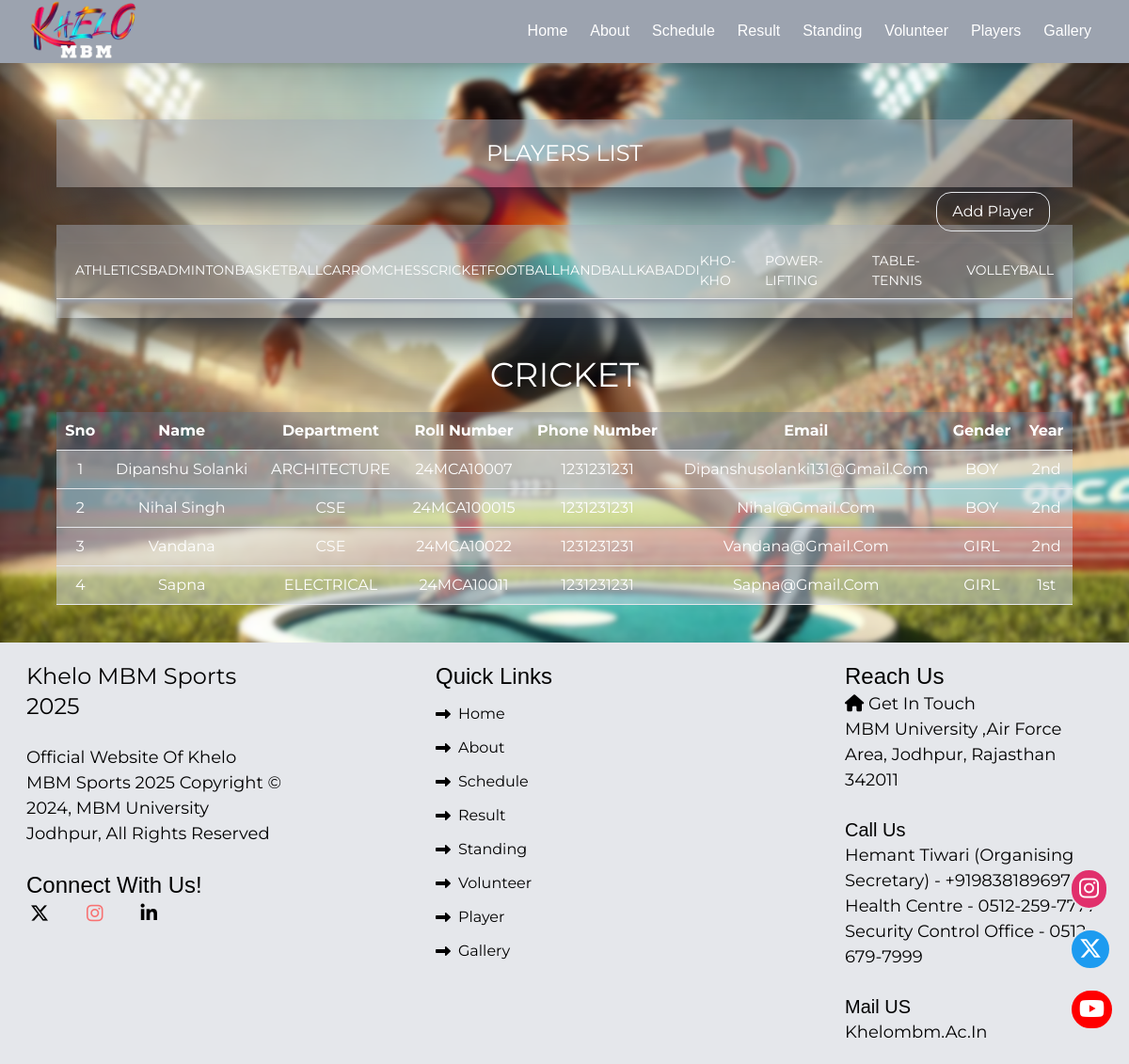
Screenshot of /Player_list.php?sport=CRICKET with the database file from the repository.
### tables this page shows
CREATE TABLE `player` (
  `id` int(11) NOT NULL,
  `name` varchar(50) NOT NULL,
  `dept` varchar(50) NOT NULL,
  `rollno` varchar(50) NOT NULL,
  `phone` int(14) NOT NULL,
  `email` varchar(50) NOT NULL,
  `year` varchar(20) NOT NULL,
  `gender` varchar(20) NOT NULL,
  `sport` varchar(200) NOT NULL
);

### Player_list.php (the view, shortened to what this page needs)
<?php
include('./database.php');
        ?>
<!DOCTYPE html>
<html lang="en">
<head>
</head>
<body>
    <section
        class=" w-[100vw] flex flex-col items-center text-white  py-10 bg-[url('./images/disc.png')] bg-center bg-cover">
        <div class="bg-gray-400/50 w-[90%] p-5 mx-auto shadow-2xl shadow-gray-800 my-5">
            <h2 class="text-center text-2xl">PLAYERS LIST</h2>
            <button class="absolute right-[7%] top-[18%] rounded-2xl hover:text-blue-400 hover:scale-[1.2] duration-300 ease-in border py-2 px-4"><a href="./player.php">Add Player</a></button>
        </div>
        <div class="bg-gray-400/50 w-[90%] py-5 mx-auto shadow-2xl shadow-gray-800 my-5">
            <div class="flex border-b px-5 py-2 shadow-md shadow-gray-400 gap-5 md:gap-0 md:justify-evenly items-center overflow-scroll">
                <div class=" text-[14px] hover:scale-[1.2]  hover:text-blue-400/80 hover:cursor-pointer"><a class=""
                        href="./Player_list.php?sport=ATHLETICS">ATHLETICS</a></div>
                <div class=" text-[14px] hover:scale-[1.2]  hover:text-blue-400/80 hover:cursor-pointer"><a class=""
                        href="./Player_list.php?sport=BADMINTON">BADMINTON</a></div>
                <div class=" text-[14px] hover:scale-[1.2]  hover:text-blue-400/80 hover:cursor-pointer"><a class=""
                        href="./Player_list.php?sport=BASKETBALL">BASKETBALL</a></div>
                <div class=" text-[14px] hover:scale-[1.2]  hover:text-blue-400/80 hover:cursor-pointer"><a class=""
                        href="./Player_list.php?sport=CARROM">CARROM</a></div>
                <div class=" text-[14px] hover:scale-[1.2]  hover:text-blue-400/80 hover:cursor-pointer"><a class=""
                        href="./Player_list.php?sport=CHESS">CHESS</a></div>
                <div class=" text-[14px] hover:scale-[1.2]  hover:text-blue-400/80 hover:cursor-pointer"><a class=""
                        href="./Player_list.php?sport=CRICKET">CRICKET</a></div>
                <div class=" text-[14px] hover:scale-[1.2]  hover:text-blue-400/80 hover:cursor-pointer"><a class=""
                        href="./Player_list.php?sport=FOOTBALL">FOOTBALL</a></div>
                <div class=" text-[14px] hover:scale-[1.2]  hover:text-blue-400/80 hover:cursor-pointer"><a class=""
                        href="./Player_list.php?sport=HANDBALL">HANDBALL</a></div>
                <div class=" text-[14px] hover:scale-[1.2]  hover:text-blue-400/80 hover:cursor-pointer"><a class=""
                        href="./Player_list.php?sport=KABADDI">KABADDI</a></div>
                <div class=" text-[14px] hover:scale-[1.2]  hover:text-blue-400/80 hover:cursor-pointer"><a class=""
                        href="./Player_list.php?sport=KHO-KHO">KHO-KHO</a></div>
                <div class=" text-[14px] hover:scale-[1.2]  hover:text-blue-400/80 hover:cursor-pointer"><a class=""
                        href="./Player_list.php?sport=POWER-LIFTING">POWER-LIFTING</a></div>
                <div class=" text-[14px] hover:scale-[1.2]  hover:text-blue-400/80 hover:cursor-pointer"><a class=""
                        href="./Player_list.php?sport=TABLE-TENNIS">TABLE-TENNIS</a></div>
                <div class=" text-[14px] hover:scale-[1.2]  hover:text-blue-400/80 hover:cursor-pointer"><a class=""
                        href="./Player_list.php?sport=VOLLEYBALL">VOLLEYBALL</a></div>
            </div>
        </div>
        <div class="text-white text-2xl md:text-4xl uppercase text-center my-5"><?php echo $_GET['sport'] ?></div>
        <div class="w-[90vw]  mx-auto">
            <div class='  w-[100%]   overflow-scroll    bg-center'>
                <table class="w-[100%]  table-auto   bg-transparent  text-center ">
                      <tr class="border-b bg-slate-500/40 text-white">
                        <th class="p-2">Sno</th>
                        <th class="p-2">Name</th>
                        <th class="p-2">Department</th>
                        <th class="p-2">Roll Number</th>
                        <th class="p-2">Phone Number</th>
                        <th class="p-2">Email</th>
                        <th class="p-2">Gender</th>
                        <th class="p-2">Year</th>
                      </tr>
                      <?php
                     $game =  $_GET['sport'];
                    $sql2 = "SELECT * FROM `player`  where sport LIKE '%$game%'";
                    $x = 0;
                    $sch_res = mysqli_query($conn,$sql2);
                    if(mysqli_num_rows($sch_res)>0){
                    while($data = mysqli_fetch_assoc($sch_res)){
                    ?>
                      <tr class="border-b bg-slate-300/50">
                        <td class="p-2"><?php echo ++$x;?></td>
                        <td class="p-2"><?php echo $data['name'];?></td>
                        <td class="p-2"><?php echo $data['dept'];?></td>
                        <td class="p-2"><?php echo $data['rollno'];?></td>
                        <td class="p-2"><?php echo $data['phone'];?></td>
                        <td class="p-2"><?php echo $data['email'];?></td>
                        <td class="p-2"><?php echo $data['gender'];?></td>
                        <td class="p-2"><?php echo $data['year'];?></td>
                      </tr>
                      <?php
                    }
                }
                else{?>
                <tr class="border-b bg-slate-300/70">
                    <td colspan="8" class="p-2">No Record Found</td>
                </tr>
                    <?php
                 }
                      ?>
                  </table>
            </div>
        </div>
    </section>
</body>
</html>

### style.css (style rules this page uses)
* { margin: 0; padding: 0; box-sizing: border-box; font-family: 'Montserrat', sans-serif; scroll-behavior: smooth; outline: none; text-decoration: none; text-transform: capitalize; }
.head { font-family: 'Dancing Script', cursive, sans-serif; }
body, input { font-family: 'Montserrat', sans-serif; }

### Player_list.php (style rules this page uses)
p { font-size: 18px; margin: 2px; }

### rows the page displays
player: name "Dipanshu Solanki", dept "ARCHITECTURE", rollno "24MCA10007", phone "1231231231", email "Dipanshusolanki131@gmail.com", gender "BOY", year "2nd"
player: name "Nihal Singh", dept "CSE", rollno "24MCA100015", phone "1231231231", email "Nihal@gmail.com", gender "BOY", year "2nd"
player: name "Vandana", dept "CSE", rollno "24MCA10022", phone "1231231231", email "Vandana@gmail.com", gender "GIRL", year "2nd"
player: name "Sapna", dept "ELECTRICAL", rollno "24MCA10011", phone "1231231231", email "Sapna@gmail.com", gender "GIRL", year "1st"

### other values shown
$_GET['sport'] "CRICKET"
